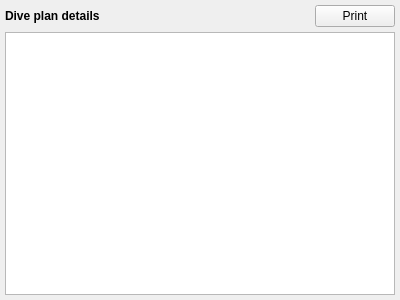
<?xml version="1.0" encoding="UTF-8"?>
<ui version="4.0">
 <class>plannerDetails</class>
 <widget class="QWidget" name="plannerDetails">
  <property name="geometry">
   <rect>
    <x>0</x>
    <y>0</y>
    <width>400</width>
    <height>300</height>
   </rect>
  </property>
  <property name="windowTitle">
   <string>Form</string>
  </property>
  <layout class="QVBoxLayout" name="verticalLayout">
   <property name="spacing">
    <number>5</number>
   </property>
   <property name="leftMargin">
    <number>5</number>
   </property>
   <property name="topMargin">
    <number>5</number>
   </property>
   <property name="rightMargin">
    <number>5</number>
   </property>
   <property name="bottomMargin">
    <number>5</number>
   </property>
   <item>
    <layout class="QHBoxLayout" name="horizontalLayout">
     <item>
      <widget class="QLabel" name="divePlanOutputLabel">
       <property name="maximumSize">
        <size>
         <width>16777215</width>
         <height>20</height>
        </size>
       </property>
       <property name="text">
        <string>&lt;html&gt;&lt;head/&gt;&lt;body&gt;&lt;p&gt;&lt;span style=&quot; font-weight:600;&quot;&gt;Dive plan details&lt;/span&gt;&lt;/p&gt;&lt;/body&gt;&lt;/html&gt;</string>
       </property>
       <property name="textFormat">
        <enum>Qt::RichText</enum>
       </property>
      </widget>
     </item>
     <item>
      <widget class="QPushButton" name="printPlan">
       <property name="sizePolicy">
        <sizepolicy hsizetype="Fixed" vsizetype="Fixed">
         <horstretch>0</horstretch>
         <verstretch>0</verstretch>
        </sizepolicy>
       </property>
       <property name="text">
        <string>Print</string>
       </property>
       <property name="autoDefault">
        <bool>false</bool>
       </property>
       <property name="default">
        <bool>false</bool>
       </property>
       <property name="flat">
        <bool>false</bool>
       </property>
      </widget>
     </item>
    </layout>
   </item>
   <item>
    <widget class="QTextEdit" name="divePlanOutput">
     <property name="enabled">
      <bool>true</bool>
     </property>
     <property name="sizePolicy">
      <sizepolicy hsizetype="Preferred" vsizetype="MinimumExpanding">
       <horstretch>0</horstretch>
       <verstretch>0</verstretch>
      </sizepolicy>
     </property>
     <property name="styleSheet">
      <string notr="true"/>
     </property>
     <property name="readOnly">
      <bool>true</bool>
     </property>
     <property name="html">
      <string/>
     </property>
    </widget>
   </item>
  </layout>
 </widget>
 <resources/>
 <connections/>
</ui>
